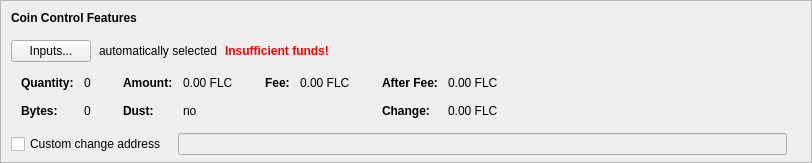
    <widget class="QFrame" name="frameCoinControl">
     <property name="sizePolicy">
      <sizepolicy hsizetype="Expanding" vsizetype="Expanding">
       <horstretch>0</horstretch>
       <verstretch>0</verstretch>
      </sizepolicy>
     </property>
     <property name="maximumSize">
      <size>
       <width>16777215</width>
       <height>16777215</height>
      </size>
     </property>
     <property name="frameShape">
      <enum>QFrame::StyledPanel</enum>
     </property>
     <property name="frameShadow">
      <enum>QFrame::Sunken</enum>
     </property>
     <layout class="QVBoxLayout" name="verticalLayoutCoinControl2">
      <property name="spacing">
       <number>0</number>
      </property>
      <property name="leftMargin">
       <number>0</number>
      </property>
      <property name="topMargin">
       <number>0</number>
      </property>
      <property name="rightMargin">
       <number>0</number>
      </property>
      <property name="bottomMargin">
       <number>6</number>
      </property>
      <item>
       <layout class="QVBoxLayout" name="verticalLayoutCoinControl" stretch="0,0,0,0,1">
        <property name="spacing">
         <number>0</number>
        </property>
        <property name="leftMargin">
         <number>10</number>
        </property>
        <property name="topMargin">
         <number>10</number>
        </property>
        <item>
         <layout class="QHBoxLayout" name="horizontalLayoutCoinControl1">
          <property name="bottomMargin">
           <number>15</number>
          </property>
          <item>
           <widget class="QLabel" name="labelCoinControlFeatures">
            <property name="sizePolicy">
             <sizepolicy hsizetype="Preferred" vsizetype="Maximum">
              <horstretch>0</horstretch>
              <verstretch>0</verstretch>
             </sizepolicy>
            </property>
            <property name="font">
             <font>
              <weight>75</weight>
              <bold>true</bold>
             </font>
            </property>
            <property name="styleSheet">
             <string notr="true">font-weight:bold;</string>
            </property>
            <property name="text">
             <string>Coin Control Features</string>
            </property>
           </widget>
          </item>
         </layout>
        </item>
        <item>
         <layout class="QHBoxLayout" name="horizontalLayoutCoinControl2" stretch="0,0,0,0">
          <property name="spacing">
           <number>8</number>
          </property>
          <property name="bottomMargin">
           <number>10</number>
          </property>
          <item>
           <widget class="QPushButton" name="pushButtonCoinControl">
            <property name="styleSheet">
             <string notr="true"/>
            </property>
            <property name="text">
             <string>Inputs...</string>
            </property>
            <property name="autoDefault">
             <bool>false</bool>
            </property>
           </widget>
          </item>
          <item>
           <widget class="QLabel" name="labelCoinControlAutomaticallySelected">
            <property name="text">
             <string>automatically selected</string>
            </property>
            <property name="margin">
             <number>5</number>
            </property>
           </widget>
          </item>
          <item>
           <widget class="QLabel" name="labelCoinControlInsuffFunds">
            <property name="font">
             <font>
              <weight>75</weight>
              <bold>true</bold>
             </font>
            </property>
            <property name="styleSheet">
             <string notr="true">color:red;font-weight:bold;</string>
            </property>
            <property name="text">
             <string>Insufficient funds!</string>
            </property>
            <property name="margin">
             <number>5</number>
            </property>
           </widget>
          </item>
          <item>
           <spacer name="horizontalSpacerCoinControl">
            <property name="orientation">
             <enum>Qt::Horizontal</enum>
            </property>
            <property name="sizeHint" stdset="0">
             <size>
              <width>40</width>
              <height>1</height>
             </size>
            </property>
           </spacer>
          </item>
         </layout>
        </item>
        <item>
         <widget class="QWidget" name="widgetCoinControl" native="true">
          <property name="sizePolicy">
           <sizepolicy hsizetype="Preferred" vsizetype="Preferred">
            <horstretch>0</horstretch>
            <verstretch>0</verstretch>
           </sizepolicy>
          </property>
          <property name="minimumSize">
           <size>
            <width>0</width>
            <height>0</height>
           </size>
          </property>
          <property name="styleSheet">
           <string notr="true"/>
          </property>
          <layout class="QHBoxLayout" name="horizontalLayoutCoinControl5">
           <property name="leftMargin">
            <number>0</number>
           </property>
           <property name="topMargin">
            <number>0</number>
           </property>
           <property name="rightMargin">
            <number>0</number>
           </property>
           <property name="bottomMargin">
            <number>0</number>
           </property>
           <item>
            <layout class="QHBoxLayout" name="horizontalLayoutCoinControl3" stretch="0,0,0,1">
             <property name="spacing">
              <number>20</number>
             </property>
             <property name="topMargin">
              <number>0</number>
             </property>
             <property name="bottomMargin">
              <number>10</number>
             </property>
             <item>
              <layout class="QFormLayout" name="formLayoutCoinControl1">
               <property name="horizontalSpacing">
                <number>10</number>
               </property>
               <property name="verticalSpacing">
                <number>14</number>
               </property>
               <property name="leftMargin">
                <number>10</number>
               </property>
               <property name="topMargin">
                <number>4</number>
               </property>
               <property name="rightMargin">
                <number>6</number>
               </property>
               <item row="0" column="0">
                <widget class="QLabel" name="labelCoinControlQuantityText">
                 <property name="font">
                  <font>
                   <weight>75</weight>
                   <bold>true</bold>
                  </font>
                 </property>
                 <property name="text">
                  <string>Quantity:</string>
                 </property>
                 <property name="margin">
                  <number>0</number>
                 </property>
                </widget>
               </item>
               <item row="0" column="1">
                <widget class="QLabel" name="labelCoinControlQuantity">
                 <property name="cursor">
                  <cursorShape>IBeamCursor</cursorShape>
                 </property>
                 <property name="contextMenuPolicy">
                  <enum>Qt::ActionsContextMenu</enum>
                 </property>
                 <property name="text">
                  <string notr="true">0</string>
                 </property>
                 <property name="margin">
                  <number>0</number>
                 </property>
                 <property name="textInteractionFlags">
                  <set>Qt::LinksAccessibleByMouse|Qt::TextSelectableByKeyboard|Qt::TextSelectableByMouse</set>
                 </property>
                </widget>
               </item>
               <item row="1" column="0">
                <widget class="QLabel" name="labelCoinControlBytesText">
                 <property name="font">
                  <font>
                   <weight>75</weight>
                   <bold>true</bold>
                  </font>
                 </property>
                 <property name="text">
                  <string>Bytes:</string>
                 </property>
                </widget>
               </item>
               <item row="1" column="1">
                <widget class="QLabel" name="labelCoinControlBytes">
                 <property name="cursor">
                  <cursorShape>IBeamCursor</cursorShape>
                 </property>
                 <property name="contextMenuPolicy">
                  <enum>Qt::ActionsContextMenu</enum>
                 </property>
                 <property name="text">
                  <string notr="true">0</string>
                 </property>
                 <property name="textInteractionFlags">
                  <set>Qt::LinksAccessibleByMouse|Qt::TextSelectableByKeyboard|Qt::TextSelectableByMouse</set>
                 </property>
                </widget>
               </item>
              </layout>
             </item>
             <item>
              <layout class="QFormLayout" name="formLayoutCoinControl2">
               <property name="horizontalSpacing">
                <number>10</number>
               </property>
               <property name="verticalSpacing">
                <number>14</number>
               </property>
               <property name="leftMargin">
                <number>6</number>
               </property>
               <property name="topMargin">
                <number>4</number>
               </property>
               <property name="rightMargin">
                <number>6</number>
               </property>
               <item row="0" column="0">
                <widget class="QLabel" name="labelCoinControlAmountText">
                 <property name="font">
                  <font>
                   <weight>75</weight>
                   <bold>true</bold>
                  </font>
                 </property>
                 <property name="text">
                  <string>Amount:</string>
                 </property>
                 <property name="margin">
                  <number>0</number>
                 </property>
                </widget>
               </item>
               <item row="0" column="1">
                <widget class="QLabel" name="labelCoinControlAmount">
                 <property name="cursor">
                  <cursorShape>IBeamCursor</cursorShape>
                 </property>
                 <property name="contextMenuPolicy">
                  <enum>Qt::ActionsContextMenu</enum>
                 </property>
                 <property name="text">
                  <string notr="true">0.00 FLC</string>
                 </property>
                 <property name="textInteractionFlags">
                  <set>Qt::LinksAccessibleByMouse|Qt::TextSelectableByKeyboard|Qt::TextSelectableByMouse</set>
                 </property>
                </widget>
               </item>
               <item row="1" column="0">
                <widget class="QLabel" name="labelCoinControlLowOutputText">
                 <property name="font">
                  <font>
                   <weight>75</weight>
                   <bold>true</bold>
                  </font>
                 </property>
                 <property name="text">
                  <string>Dust:</string>
                 </property>
                </widget>
               </item>
               <item row="1" column="1">
                <widget class="QLabel" name="labelCoinControlLowOutput">
                 <property name="cursor">
                  <cursorShape>IBeamCursor</cursorShape>
                 </property>
                 <property name="contextMenuPolicy">
                  <enum>Qt::ActionsContextMenu</enum>
                 </property>
                 <property name="text">
                  <string notr="true">no</string>
                 </property>
                 <property name="textInteractionFlags">
                  <set>Qt::LinksAccessibleByMouse|Qt::TextSelectableByKeyboard|Qt::TextSelectableByMouse</set>
                 </property>
                </widget>
               </item>
              </layout>
             </item>
             <item>
              <layout class="QFormLayout" name="formLayoutCoinControl3">
               <property name="horizontalSpacing">
                <number>10</number>
               </property>
               <property name="verticalSpacing">
                <number>14</number>
               </property>
               <property name="leftMargin">
                <number>6</number>
               </property>
               <property name="topMargin">
                <number>4</number>
               </property>
               <property name="rightMargin">
                <number>6</number>
               </property>
               <item row="0" column="0">
                <widget class="QLabel" name="labelCoinControlFeeText">
                 <property name="font">
                  <font>
                   <weight>75</weight>
                   <bold>true</bold>
                  </font>
                 </property>
                 <property name="text">
                  <string>Fee:</string>
                 </property>
                 <property name="margin">
                  <number>0</number>
                 </property>
                </widget>
               </item>
               <item row="0" column="1">
                <widget class="QLabel" name="labelCoinControlFee">
                 <property name="cursor">
                  <cursorShape>IBeamCursor</cursorShape>
                 </property>
                 <property name="contextMenuPolicy">
                  <enum>Qt::ActionsContextMenu</enum>
                 </property>
                 <property name="text">
                  <string notr="true">0.00 FLC</string>
                 </property>
                 <property name="textInteractionFlags">
                  <set>Qt::LinksAccessibleByMouse|Qt::TextSelectableByKeyboard|Qt::TextSelectableByMouse</set>
                 </property>
                </widget>
               </item>
             </layout>
             </item>
             <item>
              <layout class="QFormLayout" name="formLayoutCoinControl4">
               <property name="horizontalSpacing">
                <number>10</number>
               </property>
               <property name="verticalSpacing">
                <number>14</number>
               </property>
               <property name="leftMargin">
                <number>6</number>
               </property>
               <property name="topMargin">
                <number>4</number>
               </property>
               <property name="rightMargin">
                <number>6</number>
               </property>
               <item row="0" column="0">
                <widget class="QLabel" name="labelCoinControlAfterFeeText">
                 <property name="font">
                  <font>
                   <weight>75</weight>
                   <bold>true</bold>
                  </font>
                 </property>
                 <property name="text">
                  <string>After Fee:</string>
                 </property>
                 <property name="margin">
                  <number>0</number>
                 </property>
                </widget>
               </item>
               <item row="0" column="1">
                <widget class="QLabel" name="labelCoinControlAfterFee">
                 <property name="cursor">
                  <cursorShape>IBeamCursor</cursorShape>
                 </property>
                 <property name="contextMenuPolicy">
                  <enum>Qt::ActionsContextMenu</enum>
                 </property>
                 <property name="text">
                  <string notr="true">0.00 FLC</string>
                 </property>
                 <property name="textInteractionFlags">
                  <set>Qt::LinksAccessibleByMouse|Qt::TextSelectableByKeyboard|Qt::TextSelectableByMouse</set>
                 </property>
                </widget>
               </item>
               <item row="1" column="0">
                <widget class="QLabel" name="labelCoinControlChangeText">
                 <property name="font">
                  <font>
                   <weight>75</weight>
                   <bold>true</bold>
                  </font>
                 </property>
                 <property name="text">
                  <string>Change:</string>
                 </property>
                </widget>
               </item>
               <item row="1" column="1">
                <widget class="QLabel" name="labelCoinControlChange">
                 <property name="cursor">
                  <cursorShape>IBeamCursor</cursorShape>
                 </property>
                 <property name="contextMenuPolicy">
                  <enum>Qt::ActionsContextMenu</enum>
                 </property>
                 <property name="text">
                  <string notr="true">0.00 FLC</string>
                 </property>
                 <property name="textInteractionFlags">
                  <set>Qt::LinksAccessibleByMouse|Qt::TextSelectableByKeyboard|Qt::TextSelectableByMouse</set>
                 </property>
                </widget>
               </item>
              </layout>
             </item>
            </layout>
           </item>
          </layout>
         </widget>
        </item>
        <item>
         <layout class="QHBoxLayout" name="horizontalLayoutCoinControl4" stretch="0,0,0">
          <property name="spacing">
           <number>12</number>
          </property>
          <property name="sizeConstraint">
           <enum>QLayout::SetDefaultConstraint</enum>
          </property>
          <property name="topMargin">
           <number>5</number>
          </property>
          <property name="rightMargin">
           <number>5</number>
          </property>
          <item>
           <widget class="QCheckBox" name="checkBoxCoinControlChange">
            <property name="toolTip">
             <string>If this is activated, but the change address is empty or invalid, change will be sent to a newly generated address.</string>
            </property>
            <property name="text">
             <string>Custom change address</string>
            </property>
           </widget>
          </item>
          <item>
           <widget class="QValidatedLineEdit" name="lineEditCoinControlChange">
            <property name="enabled">
             <bool>false</bool>
            </property>
            <property name="sizePolicy">
             <sizepolicy hsizetype="Expanding" vsizetype="Fixed">
              <horstretch>0</horstretch>
              <verstretch>0</verstretch>
             </sizepolicy>
            </property>
           </widget>
          </item>
          <item>
           <widget class="QLabel" name="labelCoinControlChangeLabel">
            <property name="sizePolicy">
             <sizepolicy hsizetype="Preferred" vsizetype="Expanding">
              <horstretch>0</horstretch>
              <verstretch>0</verstretch>
             </sizepolicy>
            </property>
            <property name="minimumSize">
             <size>
              <width>0</width>
              <height>0</height>
             </size>
            </property>
            <property name="text">
             <string/>
            </property>
            <property name="margin">
             <number>3</number>
            </property>
           </widget>
          </item>
         </layout>
        </item>
        <item>
         <spacer name="verticalSpacerCoinControl">
          <property name="orientation">
           <enum>Qt::Vertical</enum>
          </property>
          <property name="sizeHint" stdset="0">
           <size>
            <width>800</width>
            <height>1</height>
           </size>
          </property>
         </spacer>
        </item>
       </layout>
      </item>
     </layout>
    </widget>
